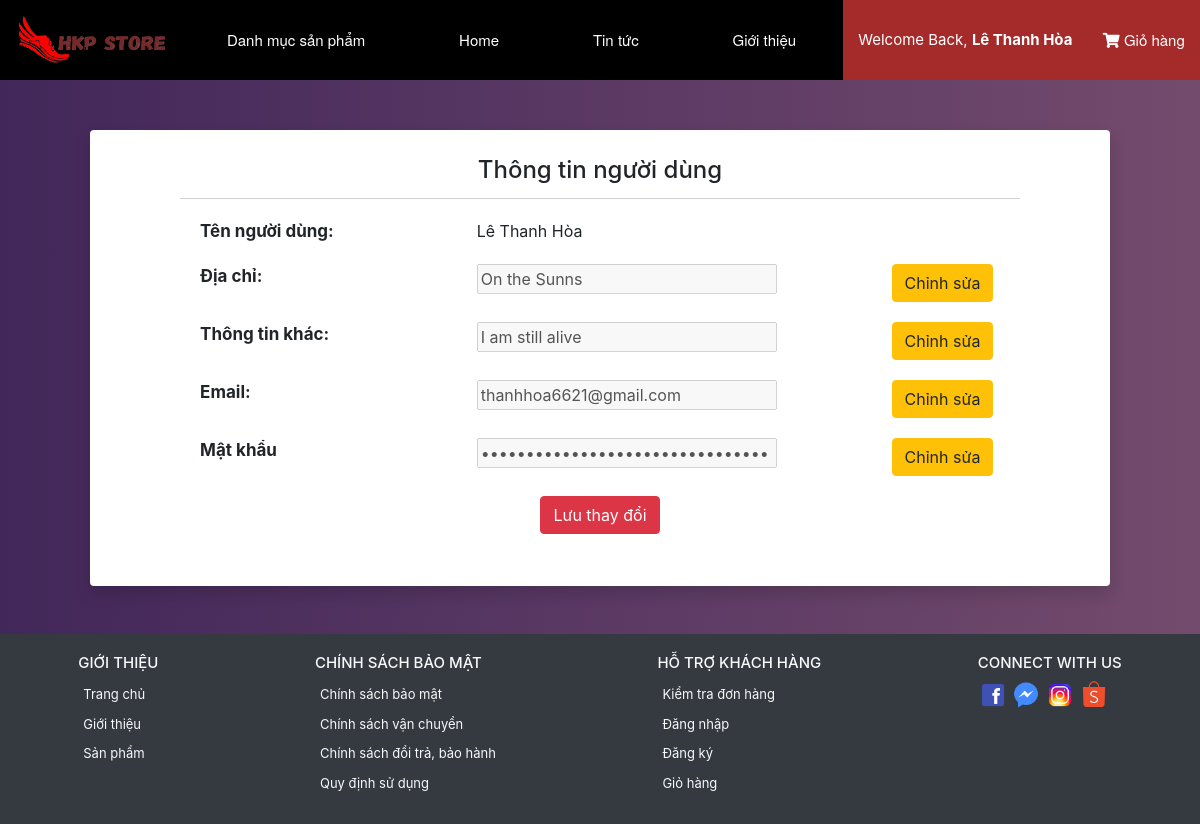
/templates/thongtinnguoidung.php (signed in), run on the app's committed database.
### tables this page shows
CREATE TABLE `nguoi_dung` (
  `id_nguoidung` varchar(10) NOT NULL,
  `tai_khoan` varchar(100) NOT NULL,
  `mat_khau` varchar(100) NOT NULL,
  `email` varchar(100) NOT NULL,
  `so_dien_thoai` varchar(10) NOT NULL,
  `quyen` varchar(100) NOT NULL,
  `tinh_trang_taikhoan` tinyint(1) NOT NULL
);

CREATE TABLE `khach_hang` (
  `id_nguoidung` int(11) NOT NULL,
  `ho_ten` varchar(100) NOT NULL,
  `dia_chi` varchar(100) NOT NULL,
  `thong_tin_khac` varchar(100) NOT NULL
);

### data.properties.php (called while the page is built)
<?php
    $host = 'localhost';
    $username = 'root';
    $password = '';
    $database = 'do_an_web2';
?>

### templates/ConnectionDB.php (called while the page is built, shortened)
<?php
    class ConnectionDB{
        private $host;
        private $database;
        private $username;
        private $password;
        private $connection;
        public function __construct($filepath)
        {
            if(is_file($filepath))
            {
               include $filepath;
               $this->host = $host;
               $this->username = $username;
               $this->password = $password;
               $this->database = $database;
               $this->setupTheConnection();
            }
            else if($filepath===''){
               include '../data.properties.php';
               $this->host = $host;
               $this->username = $username;
               $this->password = $password;
               $this->database = $database;
            }
            else{
                echo 'Không phải file';
            }
        }
        private function setupTheConnection()
        {
            $this->connection = mysqli_connect($this->host,$this->username,$this->password,$this->database);
        }
        public function preparedSelect($sql)
        {
            if($this->connection)
            {
                $result = mysqli_query($this->connection,$sql);
                if($result)
                {
                    return $result;
                }
                else{
                    return null;
                }
            }
        }
   }

### templates/thongtinnguoidung.php (the view, shortened to what this page needs)
<?php
include 'ConnectionDB.php';
$con = new ConnectionDB('');
?>
<html>
    <head>
        <link rel="stylesheet" type="text/css" href="../static/css/index.css">
        <link rel="stylesheet" type="text/css" href="../static/css/thongtinnguoidung.css">
        <link rel="stylesheet" type="text/css" href="../static/css/all.css">
        <link rel="stylesheet" type="text/css" href="../plugin/bootstrap-4.5.3-dist/css/bootstrap.css">
    </head>
    <body>
        <div class="wrap">
            <div class="header">
                <?php include './header1.php' ?>
            </div>
            <div class="mid">
                <?php
                    $id_nguoidung = $_SESSION['id_nguoidung'];
                    $sql = "SELECT ho_ten,dia_chi,thong_tin_khac,nguoi_dung.email,mat_khau"
                         . " from nguoi_dung,khach_hang where nguoi_dung.id_nguoidung=khach_hang.id_nguoidung"
                         . " and nguoi_dung.id_nguoidung='$id_nguoidung'";
                    $result = $con->preparedSelect($sql);
                    $row = mysqli_fetch_array($result);
                ?>
                <div class="container-form shadow p-3 mb-5 bg-white rounded">
                    <div class="header-form">
                        <h4>Thông tin người dùng</h4>
                    </div>
                    <div class="form-detail-user">
                        <form method="POST">
                            <div class="detail-user">
                                <div class="row">
                                    <div class="col-xl-4 col-lg-4 title">Tên người dùng:</div>
                                    <div class="col-xl-8 col-lg-8"><?php echo $row[0]?></div>
                                </div>
                                <div class="row">
                                    <div class="col-xl-4 col-lg-4 title">Địa chỉ:</div>
                                    <div class="col-xl-6 col-lg-6">
                                        <input id="diachi" type="text" name="address" value="<?php echo $row[1]?>" disabled="disabled"/>
                                    </div>
                                    <div class="col-xl-2 col-lg-2">
                                        <button class="btn btn-warning">Chỉnh sửa</button>
                                    </div>
                                </div>
                                <div class="row">
                                    <div class="col-xl-4 col-lg-4 title">Thông tin khác:</div>
                                    <div class="col-xl-6 col-lg-6">
                                        <input id="other-info" type="text" name="other-info" value="<?php echo $row[2]?>" disabled="disabled"/>
                                    </div>
                                    <div class="col-xl-2 col-lg-2">
                                        <button class="btn btn-warning">Chỉnh sửa</button>
                                    </div>
                                </div>
                                <div class="row">
                                    <div class="col-xl-4 col-lg-4 title">Email:</div>
                                    <div class="col-xl-6 col-lg-6">
                                        <input id="email" type="text" name="email" value="<?php echo $row[3]?>" disabled="disabled"/>
                                    </div>
                                    <div class="col-xl-2 col-lg-2">
                                        <button class="btn btn-warning">Chỉnh sửa</button>
                                    </div>
                                </div>
                                <div class="row">
                                    <div class="col-xl-4 col-lg-4 title">Mật khẩu</div>
                                    <div class="col-xl-6 col-lg-6">
                                        <input id="password" type="password" name="password" value="<?php echo md5($row[4],false)?>" disabled="disabled"/>
                                    </div>
                                    <div class="col-xl-2 col-lg-2">
                                        <button class="btn btn-warning">Chỉnh sửa</button>
                                    </div>
                                </div>
                                <div class="row">
                                    <div class="col-xl-12 col-lg-12">
                                        <div class="submit-button">
                                            <input class="btn btn-danger" type="submit" value="Lưu thay đổi"/>
                                        </div>
                                    </div>
                                </div>
                            </div>
                        </form>
                    </div>
                </div>
            </div>
            <div class='footer'>
                <?php include './footer1.php' ?>
            </div>
        </div>
    </body>
</html>

### static/css/index.css (style rules this page uses)
body,body a { margin: 0 auto !important; width:100%; font-family: Helvetica Neue, Helvetica, Arial, sans-serif; }
.wrap { width:100%; height:auto; position:relative; overflow-x: hidden; }
.header { background: black; display: flex; height: 80px; font-size: 15px; width:100%; flex-wrap:wrap; overflow: hidden; }
.mid { width:100%; height: auto; display:flex; margin-bottom:50px; flex-direction: column; }
.footer { justify-content: space-around; display:flex; width:100%; height:auto; background:#343a40; flex-wrap: wrap; color:#f8f9fa; font-size:13px; }

### static/css/thongtinnguoidung.css (style rules this page uses)
.container-form { margin:50px auto; width:85%; background: white; }
.header-form h4 { text-align: center; padding:10px; padding-bottom: 5px; }
.header-form { border-bottom:1px solid rgb(211, 211, 211); width:85%; margin: 0 auto; }
.form-detail-user input[type='password'],.form-detail-user input[type='text'] { width:300px; }
.detail-user { padding:10px; }
.title { font-size:17px; font-weight: bold; }
.submit-button { display:flex; justify-content: center; }
.detail-user { width:85%; margin:0 auto; }
.detail-user .row { padding:10px; }
.mid { background:linear-gradient(to right,#42275a,#734b6d); margin-bottom:0px; }

### data on the page
nguoi_dung: khach_hang.ho_ten "Lê Thanh Hòa", address "On the Sunns", other-info "I am still alive", email "thanhhoa6621@gmail.com"

### other printed values
$_SESSION['hoten'] "Lê Thanh Hòa"
